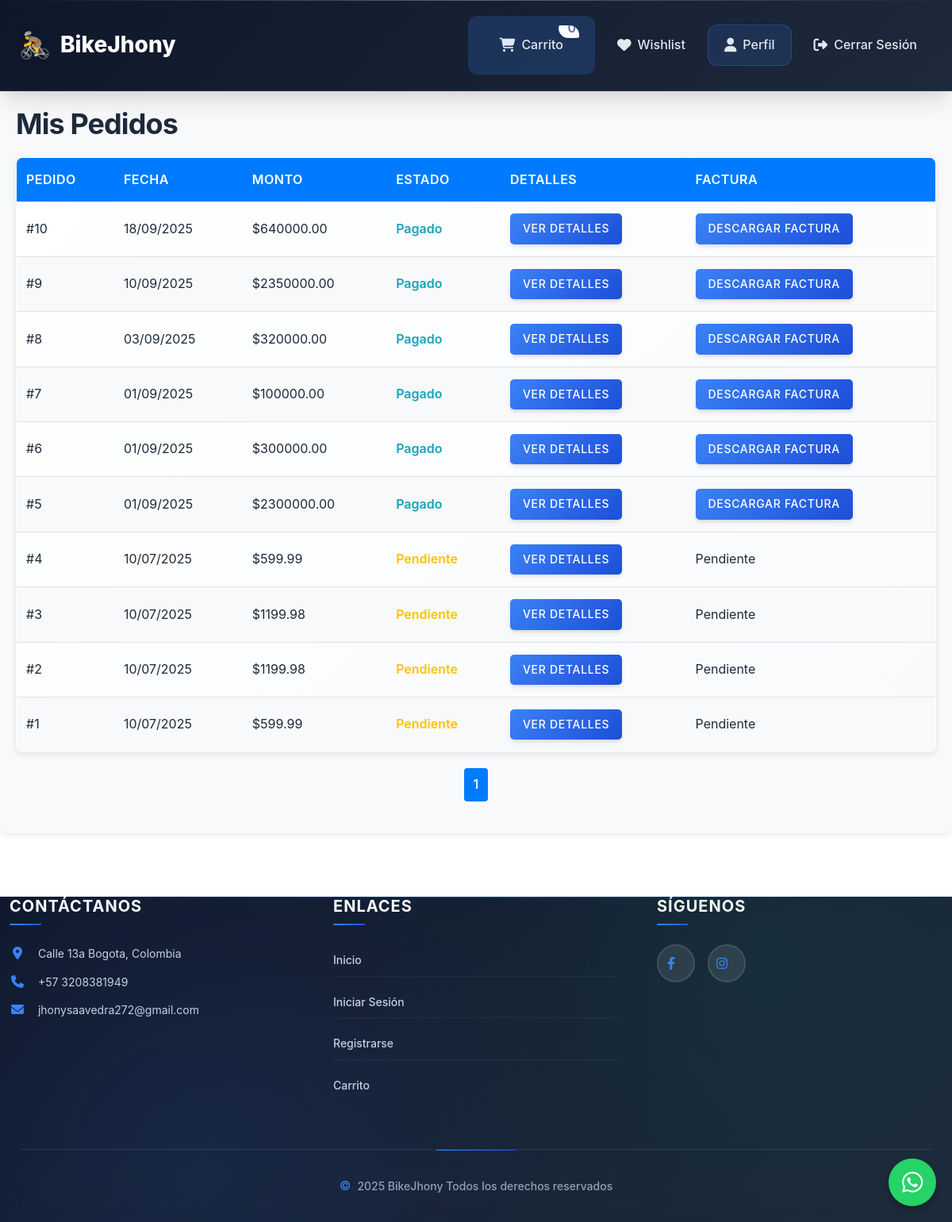
The app's page /dashboard/mis_pedidos (signed in), older data.
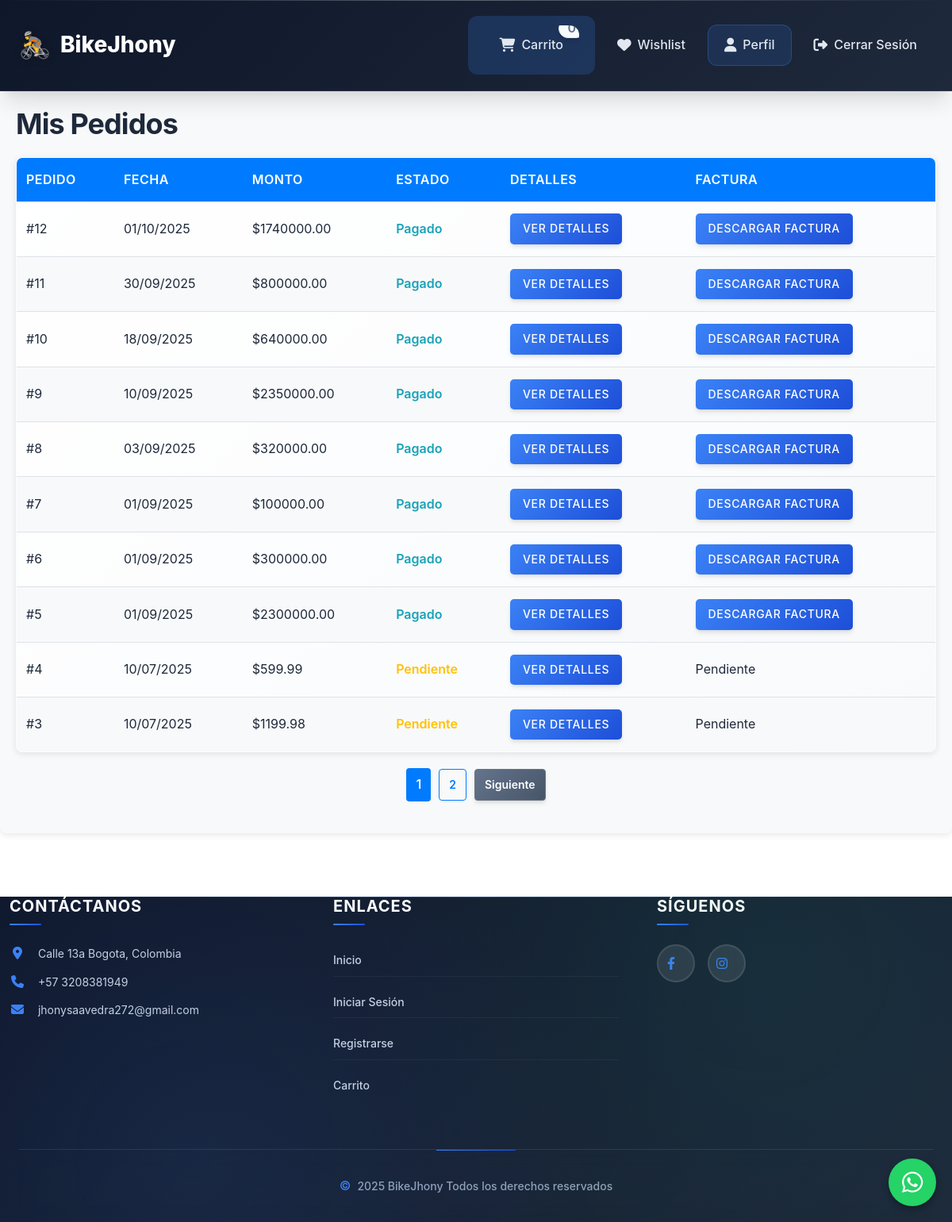
The same page, newer data.
### models/pedido.py (models this page shows)
class Pedido(db.Model):
    __tablename__ = 'pedidos'
    id = db.Column(db.Integer, primary_key=True)
    usuario_id = db.Column(db.Integer, db.ForeignKey('usuarios.id'))
    direccion_id = db.Column(db.Integer, db.ForeignKey('direcciones.id'))
    monto_total = db.Column(db.Numeric(10, 2), nullable=False)
    metodo_pago = db.Column(db.String(20), nullable=False)
    estado = db.Column(db.String(20), default='pendiente')
    fecha_creacion = db.Column(db.DateTime, default=db.func.current_timestamp())
    usuario = db.relationship('User', backref='pedidos')
    detalles = db.relationship('DetallePedido', back_populates='pedido', lazy=True)
    direccion = db.relationship('Direccion', backref='pedidos')

### routes/dashboard.py (the view)
@dashboard_bp.route('/mis_pedidos')
@login_required
def mis_pedidos():
    if current_user.rol != 'cliente':
        flash('Acceso denegado', 'danger')
        return redirect(url_for('dashboard.client_dashboard'))
    page = request.args.get('page', 1, type=int)
    per_page = 10  # Pedidos por página
    pedidos_paginated = Pedido.query.filter_by(usuario_id=current_user.id).order_by(Pedido.fecha_creacion.desc()).paginate(page=page, per_page=per_page, error_out=False)
    return render_template('mis_pedidos.html', pedidos=pedidos_paginated.items, pagination=pedidos_paginated)

### app.py (called while the page is built)
@login_manager.user_loader
def load_user(user_id):
    return db.session.get(User, int(user_id))

### templates/mis_pedidos.html (shortened to what this page needs)
{% extends 'base.html' %}
{% block extra_css %}
<link rel="stylesheet" href="{{ url_for('static', filename='css/mis_pedidos.css') }}">
{% endblock %}
{% block content %}
<div class="mis-pedidos-container">
    <h2>Mis Pedidos</h2>
    {% if pedidos %}
    <table class="cart-table">
        <thead>
            <tr>
                <th>Pedido</th>
                <th>Fecha</th>
                <th>Monto</th>
                <th>Estado</th>
                <th>Detalles</th>
                <th>Factura</th>
            </tr>
        </thead>
        <tbody>
            {% for pedido in pedidos %}
            <tr>
                <td data-label="Pedido">#{{ pedido.id }}</td>
                <td data-label="Fecha">{{ pedido.fecha_creacion.strftime('%d/%m/%Y') }}</td>
                <td data-label="Monto">${{ "%.2f"|format(pedido.monto_total) }}</td>
                <td data-label="Estado" class="status-{{ pedido.estado }}">{{ pedido.estado|title }}</td>
                <td data-label="Detalles">
                    <a href="{{ url_for('dashboard.pedido_detalle', pedido_id=pedido.id) }}" class="btn btn-primary">Ver Detalles</a>
                </td>
                <td data-label="Factura">
                    {% if pedido.estado == 'pagado' %}
                    <a href="{{ url_for('cart.descargar_factura', pedido_id=pedido.id) }}" class="btn btn-primary">Descargar Factura</a>
                    {% else %}
                    Pendiente
                    {% endif %}
                </td>
            </tr>
            {% endfor %}
        </tbody>
    </table>
    <div class="pagination">
        {% for page_num in pagination.iter_pages() %}
            {% if page_num %}
                {% if page_num == pagination.page %}
                    <span class="current-page">{{ page_num }}</span>
                {% else %}
                    <a href="{{ url_for('dashboard.mis_pedidos', page=page_num) }}" class="btn btn-outline">{{ page_num }}</a>
                {% endif %}
            {% else %}
                <span class="pagination-dots">...</span>
            {% endif %}
        {% endfor %}
        {% if pagination.has_next %}
            <a href="{{ url_for('dashboard.mis_pedidos', page=pagination.next_num) }}" class="btn btn-secondary">Siguiente</a>
        {% endif %}
    </div>
    {% else %}
    <p>No tienes pedidos aún. <a href="{{ url_for('products.index') }}">¡Explora nuestros productos!</a></p>
    {% endif %}
</div>
{% endblock %}

### templates/base.html (shortened to what this page needs)
<!DOCTYPE html>
<html lang="es">
<head>
    <link rel="stylesheet" href="https://cdnjs.cloudflare.com/ajax/libs/font-awesome/6.4.0/css/all.min.css">
    <link rel="stylesheet" href="https://cdn.jsdelivr.net/npm/bootstrap-icons@1.11.3/font/bootstrap-icons.css">
    <link rel="stylesheet" href="{{ url_for('static', filename='css/main.css') }}">
    <link rel="stylesheet" href="{{ url_for('static', filename='css/header.css') }}">
    <link rel="stylesheet" href="{{ url_for('static', filename='css/hero.css') }}">
    <link rel="stylesheet" href="{{ url_for('static', filename='css/products.css') }}">
    <link rel="stylesheet" href="{{ url_for('static', filename='css/search.css') }}">
    <link rel="stylesheet" href="{{ url_for('static', filename='css/forms.css') }}">
    <link rel="stylesheet" href="{{ url_for('static', filename='css/styles.css') }}">
    <link rel="stylesheet" href="{{ url_for('static', filename='css/footer.css') }}">
    <link rel="stylesheet" href="{{ url_for('static', filename='css/modals.css') }}">
    <link rel="stylesheet" href="{{ url_for('static', filename='css/cart.css') }}">
    <link rel="stylesheet" href="{{ url_for('static', filename='css/services.css') }}">
    {% block extra_css %}{% endblock %}
</head>
<body>
    <header class="header">
        <nav class="navbar">
            <a href="{{ url_for('index') }}" class="navbar-brand">
                <span>BikeJhony</span>
            </a>
            <div class="navbar-collapse" id="navbarNav">
                <ul class="navbar-nav">
                    {% if current_user.is_authenticated %}
                        <li class="nav-item cart-link">
                            <a href="{{ url_for('cart.cart') }}" class="nav-link">
                                <i class="fas fa-shopping-cart"></i> Carrito <span class="cart-count">0</span>
                            </a>
                        </li>
                        <li class="nav-item">
                            <a href="{{ url_for('wishlist.wishlist') }}" class="nav-link">
                                <i class="fas fa-heart"></i> Wishlist
                            </a>
                        </li>
                        <li class="nav-item profile-link">
                            <a href="#" class="nav-link" data-toggle="modal" data-target="#profile-modal">
                                <i class="fas fa-user"></i> Perfil
                            </a>
                        </li>
                        <li class="nav-item">
                            <a href="{{ url_for('auth.logout') }}" class="nav-link">
                                <i class="fas fa-sign-out-alt"></i> Cerrar Sesión
                            </a>
                        </li>
                    {% endif %}
                </ul>
            </div>
        </nav>
    </header>
    {% block content %}{% endblock %}
    <footer class="footer">
        <div class="container">
            <div class="footer-grid row">
                <div class="footer-section col-md-4">
                    <h5>Contáctanos</h5>
                    <p><i class="fas fa-map-marker-alt"></i> Calle 13a Bogota, Colombia</p>
                    <p><i class="fas fa-phone"></i> +57 3208381949</p>
                    <p><i class="fas fa-envelope"></i> jhonysaavedra272@gmail.com</p>
                </div>
                <div class="footer-section col-md-4">
                    <h5>Enlaces</h5>
                    <ul>
                        <li><a href="{{ url_for('index') }}">Inicio</a></li>
                        <li><a href="{{ url_for('auth.login') }}">Iniciar Sesión</a></li>
                        <li><a href="{{ url_for('auth.register') }}">Registrarse</a></li>
                        <li><a href="{{ url_for('cart.cart') }}">Carrito</a></li>
                    </ul>
                </div>
                <div class="footer-section col-md-4">
                    <h5>Síguenos</h5>
                    <div class="social-links d-flex">
                        <a href="https://www.facebook.com/jhony.saavedra.517323" class="social-link" target="_blank" rel="noopener noreferrer"><i class="fab fa-facebook-f"></i></a>
                        <a href="https://www.instagram.com/el_jhony66?igsh=MXN4aHU0enJrM3d3ZA==" class="social-link" target="_blank" rel="noopener noreferrer"><i class="fab fa-instagram"></i></a>
                    </div>
                </div>
            </div>
            <div class="footer-bottom text-center">
                <p>2025 BikeJhony Todos los derechos reservados</p>
            </div>
        </div>
    </footer>
    <a href="https://wa.me/573208381949?text=Hola" target="_blank" class="whatsapp-float">
      <i class="fab fa-whatsapp"></i>
    </a>
</body>
</html>

### static/css/main.css (style rules this page uses)
:root { --primary-color: #3b82f6; --primary-hover: #2563eb; --primary-light: #dbeafe; --secondary-color: #64748b; --secondary-hover: #475569; --success-color: #10b981; --success-light: #d1fae5; --danger-color: #ef4444; --danger-light: #fee2e2; --warning-color: #f59e0b; --warning-light: #fef3c7; --dark-color: #0f172a; --light-color: #f8fafc; --background-color: #ffffff; --surface-color: #f1f5f9; --border-color: #e2e8f0; --border-hover: #cbd5e1; --text-color: #1e293b; --text-muted: #64748b; --text-light: #94a3b8; --shadow-sm: 0 1px 2px 0 rgba(0, 0, 0, 0.05); --shadow: 0 4px 6px -1px rgba(0, 0, 0, 0.1), 0 2px 4px -1px rgba(0, 0, 0, 0.06); --shadow-md: 0 10px 15px -3px rgba(0, 0, 0, 0.1), 0 4px 6px -2px rgba(0, 0, 0, 0.05); --shadow-lg: 0 20px 25px -5px rgba(0, 0, 0, 0.1), 0 10px 10px -5px rgba(0, 0, 0, 0.04); --shadow-xl: 0 25px 50px -12px rgba(0, 0, 0, 0.25); --border-radius: 12px; --border-radius-sm: 8px; --border-radius-lg: 16px; --border-radius-xl: 24px; --transition: all 0.3s cubic-bezier(0.4, 0, 0.2, 1); --transition-fast: all 0.15s cubic-bezier(0.4, 0, 0.2, 1); --gradient-primary: linear-gradient(135deg, #3b82f6 0%, #1d4ed8 100%); --gradient-secondary: linear-gradient(135deg, #64748b 0%, #475569 100%); --gradient-surface: linear-gradient(135deg, #ffffff 0%, #f8fafc 100%); --gradient-dark: linear-gradient(135deg, #0f172a 0%, #1e293b 100%); }
* { margin: 0; padding: 0; box-sizing: border-box; }
*::before, *::after { box-sizing: border-box; }
body { font-family: "Inter", -apple-system, BlinkMacSystemFont, "Segoe UI", Roboto, "Helvetica Neue", Arial, sans-serif; line-height: 1.6; color: var(--text-color); background: var(--background-color); font-feature-settings: "kern" 1, "liga" 1; -webkit-font-smoothing: antialiased; -moz-osx-font-smoothing: grayscale; scroll-behavior: smooth; }
.container { max-width: 1200px; margin: 0 auto; padding: 0 24px; }
h1, h2, h3, h4, h5, h6 { font-weight: 700; line-height: 1.2; margin-bottom: 1rem; color: var(--text-color); letter-spacing: -0.025em; }
h2 { font-size: 2.25rem; font-weight: 700; }
p { margin-bottom: 1rem; line-height: 1.7; }
a { color: var(--primary-color); text-decoration: none; transition: var(--transition); position: relative; }
.btn { display: inline-flex; align-items: center; justify-content: center; padding: 0.875rem 1.75rem; font-size: 0.875rem; font-weight: 600; border-radius: var(--border-radius); border: none; cursor: pointer; transition: var(--transition); text-decoration: none; gap: 0.5rem; position: relative; overflow: hidden; white-space: nowrap; user-select: none; transform: translateY(0); }
.btn::before { content: ""; position: absolute; top: 0; left: -100%; width: 100%; height: 100%; background: linear-gradient(90deg, transparent, rgba(255, 255, 255, 0.2), transparent); transition: left 0.5s; }
.btn-primary { background: var(--gradient-primary); color: white; box-shadow: var(--shadow); }
.btn-secondary { background: var(--gradient-secondary); color: white; box-shadow: var(--shadow); }
.btn-outline { background: transparent; border: 2px solid var(--primary-color); color: var(--primary-color); backdrop-filter: blur(10px); }
.row { display: flex; flex-wrap: wrap; margin: 0 -12px; }
.col-md-4 { flex: 0 0 33.333333%; }
.text-center { text-align: center; }
.d-flex { display: flex; }

### static/css/styles.css (style rules this page uses)
.btn-primary { background: var(--gradient-primary); border: 2px solid transparent; color: white; font-weight: 600; text-transform: uppercase; letter-spacing: 0.05em; box-shadow: var(--shadow); position: relative; overflow: hidden; }
.btn-primary::before { content: ""; position: absolute; top: 0; left: -100%; width: 100%; height: 100%; background: linear-gradient(90deg, transparent, rgba(255, 255, 255, 0.3), transparent); transition: left 0.5s; }

### static/css/cart.css (style rules this page uses)
.cart-count { color: var(--text-muted); font-size: 1rem; font-weight: 600; background: var(--light-color); padding: 0.5rem 1rem; border-radius: var(--border-radius-xl); border: 1px solid var(--border-color); }
.cart-table { width: 100%; background: var(--gradient-surface); border-radius: var(--border-radius-lg); overflow: hidden; box-shadow: var(--shadow-lg); margin-bottom: 3rem; border: 1px solid var(--border-color); backdrop-filter: blur(20px); }

Row changes from the older to the newer data that the page shows:
no longer on this page (row unchanged): Pedido: id "2", fecha_creacion "10/07/2025", monto_total "1199.98", estado "Pendiente"
no longer on this page (row unchanged): Pedido: id "1", fecha_creacion "10/07/2025", monto_total "599.99", estado "Pendiente"
added Pedido: id "12", fecha_creacion "01/10/2025", monto_total "1740000.00", estado "Pagado"
added Pedido: id "11", fecha_creacion "30/09/2025", monto_total "800000.00", estado "Pagado"
Text that changed along with them:
new list line: "2"
text now shown: "Siguiente"
